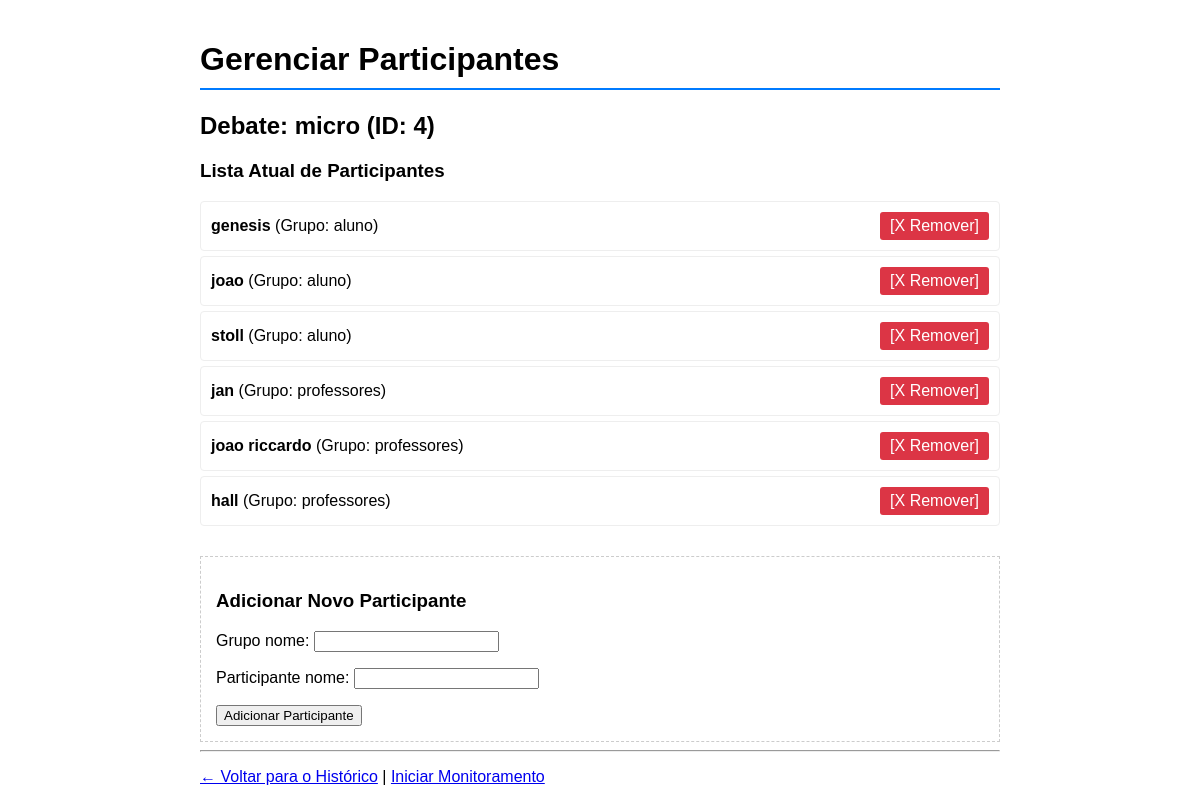
The page /debates/debate/4/ on the database its author committed.
### debates/models.py (models this page shows, shortened)
class Debate(models.Model):
    titulo = models.CharField(max_length=200)
    tempo_total_segundos = models.IntegerField()
    status = models.CharField(
        max_length=20,
        choices=STATUS_CHOICES,
        default='CONFIGURADO'
    )
    participante_ativo = models.ForeignKey(
        'Participante',
        on_delete=models.SET_NULL,
        null = True,
        blank=True,
        related_name='debates_ativos'
    )
    data_criacao = models.DateTimeField(auto_now_add=True)

class Participante(models.Model):
    grupo_nome = models.CharField(max_length=100)
    participante_nome = models.CharField(max_length=100)

### debates/views.py (the view, shortened to what this page needs)
# urls.py: path('debate/<int:debate_id>/', views.editar_debate, name='editar_debate'),
def editar_debate(request, debate_id):
    debate = get_object_or_404(Debate, pk=debate_id)
    participantes = Participante.objects.filter(debate=debate)
    form_adicionar = ParticipanteForm()
    context = {
        'debate': debate,
        'participantes': participantes,
        'form_adicionar': form_adicionar
    }
    return render(request, 'editar_debate.html', context)

### debates/forms.py
class ParticipanteForm(forms.ModelForm):
    class Meta:
        model = Participante
        fields = ['grupo_nome', 'participante_nome']

### debates/templates/editar_debate.html (shortened to what this page needs)
<!DOCTYPE html>
<html lang="pt-br">
<head>
</head>
<body>
    <h1> Gerenciar Participantes</h1>
    <h2>Debate: {{ debate.titulo }} (ID: {{ debate.id }})</h2>
    <h3>Lista Atual de Participantes</h3>
    <ul class="participante-list">
        {% for p in participantes %}
        <li class="participante-item">
            <span>
                <strong>{{ p.participante_nome }}</strong> (Grupo: {{ p.grupo_nome }})
            </span>
            <a href="{% url 'remover_participante' participante_id=p.id %}" class="remover-btn">
                [X Remover]
            </a>
        </li>
        {% empty %}
            <li>Nenhum participante cadastrado.</li>
        {% endfor %}
    </ul>
    <div class="add-form">
        <h3>Adicionar Novo Participante</h3>
        <form method="POST">
            {{ form_adicionar.as_p }}
            <button type="submit">Adicionar Participante</button>
        </form>
    </div>
    <hr>
    <p>
        <a href="{% url 'historico_debates' %}">← Voltar para o Histórico</a>
        |
        <a href="{% url 'monitorar_debate' debate_id=debate.id %}"> Iniciar Monitoramento</a>
    </p>
</body>
</html>

### debates/templates/editar_debate.html (style rules this page uses)
body { font-family: Arial, sans-serif; max-width: 800px; margin: 0 auto; padding: 20px; }
h1 { border-bottom: 2px solid #007bff; padding-bottom: 10px; }
.participante-list { list-style: none; padding: 0; }
.participante-item { display: flex; justify-content: space-between; align-items: center; padding: 10px; margin-bottom: 5px; border: 1px solid #eee; border-radius: 4px; }
.remover-btn { color: white; background-color: #dc3545; border: none; padding: 5px 10px; border-radius: 3px; cursor: pointer; text-decoration: none; }
.add-form { margin-top: 30px; padding: 15px; border: 1px dashed #ccc; }

### rows shown on the page
Debate: titulo "micro", id "4"
Participante: participante_nome "genesis", grupo_nome "aluno"
Participante: participante_nome "joao", grupo_nome "aluno"
Participante: participante_nome "stoll", grupo_nome "aluno"
Participante: participante_nome "jan", grupo_nome "professores"
Participante: participante_nome "joao riccardo", grupo_nome "professores"
Participante: participante_nome "hall", grupo_nome "professores"
